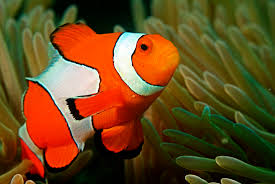
#> input picture pract_5/images/nemo0.jpg, 275 x 184 px; its folder holds only this picture in this run
$ python color_thresholder.py
#> lines starting #> are read from the running program, lines starting #| are printed output that depends on the picture; after the words box and inside, x2 and y2 are one past the last pixel; in counts of white or black regions, pixels touching at a corner belong together
import cv2
import os
from tkinter import filedialog
import numpy as np
import matplotlib.pyplot as plt
from matplotlib.patches import Rectangle
from matplotlib.widgets import Button, Slider, RangeSlider, RadioButtons, CheckButtons
import math

# Create figure. Exit on window close.
fig= plt.figure('Color thresholder', (8.5, 5.5))
def on_close(event):
    exit()
fig.canvas.mpl_connect('close_event', on_close)

# Create Axes for src and thresh images
ax_img_source = fig.add_axes([0.0042, 0.5, 0.495, 0.495])
ax_img_thresh = fig.add_axes([0.5020, 0.5, 0.495, 0.495])

# Create Axes for histograms
ax_hist_ch0 = fig.add_axes([0.01, 0.21, 0.23, 0.14], facecolor='#d0d0d0')
ax_hist_ch1 = fig.add_axes([0.345, 0.21, 0.23, 0.14], facecolor='#d0d0d0')
ax_hist_ch2 = fig.add_axes([0.68, 0.21, 0.23, 0.14], facecolor='#d0d0d0')

# Create Axes for color scales
ax_img_scale_ch0 = fig.add_axes([0.01, 0.13, 0.23, 0.03])
ax_img_scale_ch1 = fig.add_axes([0.345, 0.13, 0.23, 0.03])
ax_img_scale_ch2 = fig.add_axes([0.68, 0.13, 0.23, 0.03])

# Create Axes for sliders
ax_slider_ch0 = fig.add_axes([0.01, 0.08, 0.23, 0.03])
ax_slider_ch1 = fig.add_axes([0.345, 0.08, 0.23, 0.03])
ax_slider_ch2 = fig.add_axes([0.68, 0.08, 0.23, 0.03])
ax_slider_bright = fig.add_axes([0.34, 0.45, 0.1, 0.03])

#ax_text_clip = fig.add_axes([0.36, 0.42, 0.1, 0.03], xticks=[], yticks=[])
#for spine in ['top', 'bottom', 'left', 'right']:
#    ax_text_clip.spines[spine].set(edgecolor=None)
#text_clip= ax_text_clip.text(x=0, y=0, s='', c='r')

# Create Axes for buttons
ax_but_reset = fig.add_axes([0.34, 0.42, 0.1, 0.03])
ax_but_prev = fig.add_axes([0.08, 0.015, 0.2, 0.04])
ax_but_clear_samples = fig.add_axes([0.4, 0.015, 0.2, 0.04])
ax_but_next = fig.add_axes([0.72, 0.015, 0.2, 0.04])
ax_but_prev.set_visible(False)
ax_radbut_color_space = fig.add_axes([0.5020, 0.395, 0.1, 0.095], facecolor='#d8e0ff')
ax_checkbut_visual_options = fig.add_axes([0.0042, 0.41, 0.2, 0.08])
ax_checkbut_invert = fig.add_axes([0.85, 0.45, 0.145, 0.04])
for ax in [ax_radbut_color_space, ax_checkbut_visual_options, ax_checkbut_invert]:
    for pos in ['right', 'top', 'bottom', 'left']:
        ax.spines[pos].set_visible(False)

# Create axes for color scales images (1x128x3 RGB)
imx_scale_ch0= ax_img_scale_ch0.imshow(np.zeros((1,128,3), np.uint8), aspect='auto')
imx_scale_ch1= ax_img_scale_ch1.imshow(np.zeros((1,128,3), np.uint8), aspect='auto')
imx_scale_ch2= ax_img_scale_ch2.imshow(np.zeros((1,128,3), np.uint8), aspect='auto')
for ax in (ax_img_scale_ch0, ax_img_scale_ch1, ax_img_scale_ch2):
    ax.set_xticks([])
    ax.set_yticks([])
#> the answer given: images
#> in loadImage, frame_src_rgb is the input picture: shape (184, 275, 3); mean B, G, R 30.5, 72.3, 103

fit= False
low_res= True
inv= False

# Make buttons
but_next = Button(ax_but_next, 'Siguiente', hovercolor='0.975')
but_prev = Button(ax_but_prev, 'Anterior', hovercolor='0.975')
but_clear_samples = Button(ax_but_clear_samples, 'Borrar muestras', hovercolor='0.975')
but_reset = Button(ax_but_reset, 'Reset', hovercolor='0.975')
radbut_color_space = RadioButtons(ax_radbut_color_space, ('RGB', 'HSV', 'Lab'))
checkbut_visual_options = CheckButtons(ax=ax_checkbut_visual_options, labels= ['Ajustar a ventana', 'Baja resolución'], actives=[fit, low_res])
checkbut_invert = CheckButtons(ax=ax_checkbut_invert, labels= ['Invertir'], actives=[inv])

# [5 lines left out: function onClickVisualOptions, not called in this run]
checkbut_visual_options.on_clicked(onClickVisualOptions)

# [4 lines left out: function onClickInvert, not called in this run]
checkbut_invert.on_clicked(onClickInvert)

slider_bright = Slider(ax= ax_slider_bright, label='Luminosidad', valmin=0.5, valmax=1.5, valinit=1.0, valfmt="x%.2f")

# [4 lines left out: function onChangedBright, not called in this run]
    #text_clip.set_text('Saturado' if max(frame_rgb.flatten()) == 255 or min(frame_rgb.flatten()) == 0 else '')
slider_bright.on_changed(onChangedBright)

def onClickColorSpace(label):
    global color_space
    #Save current slider positions
    slider_init[color_space]['valinit']= [slider_ch0.val, slider_ch1.val, slider_ch2.val]
    color_space= label
    initSliders()
    makeImages()
    #Update figure
    plotHistograms()
    sliderUpdate(None)
    fig.canvas.draw()
radbut_color_space.on_clicked(onClickColorSpace)

# Manage mouse click events for sample selection on src and thresh images
# [11 lines left out: function OnClickImage, not called in this run]
cid_click = fig.canvas.mpl_connect('button_press_event', OnClickImage)

# [5 lines left out: function OnMotionImage, not called in this run]
cid_motion = fig.canvas.mpl_connect('motion_notify_event', OnMotionImage)

plot0=plot1=plot2=[]

# [7 lines left out: function OnLeaveImage, not called in this run]
cid_leave= fig.canvas.mpl_connect('axes_leave_event', OnLeaveImage)

# [14 lines left out: functions markColorSample, viewColorSample, not called in this run]

#Update figure when sliders adjusted
def sliderUpdate(val):
    global mid_slider_ch0, mid_slider_ch1, mid_slider_ch2
    mid_slider_ch0 = (slider_ch0.val[0] + slider_ch0.val[1]) // 2
    mid_slider_ch1 = (slider_ch1.val[0] + slider_ch1.val[1]) // 2
    mid_slider_ch2 = (slider_ch2.val[0] + slider_ch2.val[1]) // 2
    updateSelectedIntervals()
    updateColorScales()
    showThresholdedImage(int(slider_ch0.val[0]), int(slider_ch0.val[1]), int(slider_ch1.val[0]), int(slider_ch1.val[1]), int(slider_ch2.val[0]), int(slider_ch2.val[1]))

def initSliders():
    global slider_ch0, slider_ch1, slider_ch2, color_space
    ax_slider_ch0.clear()
    ax_slider_ch1.clear()
    ax_slider_ch2.clear()
    slider_ch0 = RangeSlider(ax= ax_slider_ch0, label='', valmin=0, valmax=slider_init[color_space]['valmax'][0], valinit=slider_init[color_space]['valinit'][0], valfmt="%d")
    slider_ch1 = RangeSlider(ax= ax_slider_ch1, label='', valmin=0, valmax=slider_init[color_space]['valmax'][1], valinit=slider_init[color_space]['valinit'][1], valfmt="%d")
    slider_ch2 = RangeSlider(ax= ax_slider_ch2, label='', valmin=0, valmax=slider_init[color_space]['valmax'][2], valinit=slider_init[color_space]['valinit'][2], valfmt="%d")
    slider_ch0.on_changed(sliderUpdate)
    slider_ch1.on_changed(sliderUpdate)
    slider_ch2.on_changed(sliderUpdate)

def updateSelectedIntervals():
    rect_ch0.update({'xy':(slider_ch0.val[0],0), 'width': slider_ch0.val[1] - slider_ch0.val[0]})
    rect_ch1.update({'xy':(slider_ch1.val[0],0), 'width': slider_ch1.val[1] - slider_ch1.val[0]})
    rect_ch2.update({'xy':(slider_ch2.val[0],0), 'width': slider_ch2.val[1] - slider_ch2.val[0]})

# Make images for color scales (128 x 1 pixels)
img_scale_ch0 = np.zeros((1,128,3), np.uint8)
img_scale_ch1 = np.zeros((1,128,3), np.uint8)
img_scale_ch2 = np.zeros((1,128,3), np.uint8)

def updateColorScales():
    global img_scale_ch0, img_scale_ch1, img_scale_ch2
    img_scale_ch0[:]= [np.uint8(mid_slider_ch0), np.uint8(mid_slider_ch1), np.uint8(mid_slider_ch2)]
    img_scale_ch1= img_scale_ch0.copy()
    img_scale_ch2= img_scale_ch0.copy()
    img_scale_ch0[0,:,0] = np.linspace(0, slider_ch0.valmax, 128, dtype=np.uint8)
    img_scale_ch1[0,:,1] = np.linspace(0, slider_ch1.valmax, 128, dtype=np.uint8)
    img_scale_ch2[0,:,2] = np.linspace(0, slider_ch2.valmax, 128, dtype=np.uint8)
    if color_space=='HSV':
        img_scale_ch0 = cv2.cvtColor(img_scale_ch0, cv2.COLOR_HSV2RGB)
        img_scale_ch1 = cv2.cvtColor(img_scale_ch1, cv2.COLOR_HSV2RGB)
        img_scale_ch2 = cv2.cvtColor(img_scale_ch2, cv2.COLOR_HSV2RGB)
    elif color_space=='Lab':
        img_scale_ch0 = cv2.cvtColor(img_scale_ch0, cv2.COLOR_LAB2RGB)
        img_scale_ch1 = cv2.cvtColor(img_scale_ch1, cv2.COLOR_LAB2RGB)
        img_scale_ch2 = cv2.cvtColor(img_scale_ch2, cv2.COLOR_LAB2RGB)
    imx_scale_ch0.set_data(img_scale_ch0)
    imx_scale_ch1.set_data(img_scale_ch1)
    imx_scale_ch2.set_data(img_scale_ch2)

def showThresholdedImage(low_ch0, high_ch0, low_ch1, high_ch1, low_ch2, high_ch2):
    #Make thresholded image
    lower_bound = np.array([low_ch0, low_ch1, low_ch2])
    upper_bound = np.array([high_ch0, high_ch1, high_ch2])
    frame_thresh = cv2.inRange(frame_space, lower_bound, upper_bound)
    if inv:
        frame_thresh= 255-frame_thresh
    imx_thresh.set_data(frame_thresh)

def plotHistograms():
    global rect_ch0, rect_ch1, rect_ch2, max_hist_ch0, max_hist_ch1, max_hist_ch2
    ax_hist_ch0.clear()
    ax_hist_ch1.clear()
    ax_hist_ch2.clear()
    #Plot histograms
    (hr_ch0, edges_ch0, hr_ch1, edges_ch1, hr_ch2, edges_ch2) = histo_data
    ax_hist_ch0.stairs(hr_ch0, edges_ch0, ec='k', linewidth=1.0, zorder=3)
    ax_hist_ch0.set_xlim(0.0, len(hr_ch0), auto=False)
    ax_hist_ch1.stairs(hr_ch1, edges_ch1, ec='k', linewidth=1.0, zorder=3)
    ax_hist_ch1.set_xlim(0.0, len(hr_ch1), auto=False)
    ax_hist_ch2.stairs(hr_ch2, edges_ch2, ec='k', linewidth=1.0, zorder=3)
    ax_hist_ch2.set_xlim(0.0, len(hr_ch2), auto=False)
    for axis in (ax_hist_ch0, ax_hist_ch1, ax_hist_ch2):
        plt.sca(axis)
        plt.yticks([])
    ax_hist_ch0.set_title(color_space[0])
    ax_hist_ch1.set_title(color_space[1])
    ax_hist_ch2.set_title(color_space[2])
    ax_hist_ch0.set_xlim(left=-2, right=slider_ch0.valmax+2)
    ax_hist_ch1.set_xlim(left=-2, right=slider_ch1.valmax+2)
    ax_hist_ch2.set_xlim(left=-2, right=slider_ch2.valmax+2)
    #Draw selected intervals
    max_hist_ch0 = max(hr_ch0)
    max_hist_ch1 = max(hr_ch1)
    max_hist_ch2 = max(hr_ch2)
    rect_ch0= ax_hist_ch0.add_patch(Rectangle((slider_ch0.val[0],0),slider_ch0.val[1]-slider_ch0.val[0],max_hist_ch0,facecolor='#e0e0e0',zorder=1))
    rect_ch1= ax_hist_ch1.add_patch(Rectangle((slider_ch1.val[0],0),slider_ch1.val[1]-slider_ch1.val[0],max_hist_ch1,facecolor='#e0e0e0',zorder=1))
    rect_ch2= ax_hist_ch2.add_patch(Rectangle((slider_ch2.val[0],0),slider_ch2.val[1]-slider_ch2.val[0],max_hist_ch2,facecolor='#e0e0e0',zorder=1))
    #Draw color samples
    for hsvSample in colorSamples:
        markColorSample(hsvSample)

def setImageAxes():
    global frame_src_sized, imx_source, imx_thresh
    if low_res:
        area= frame_src_rgb.shape[0]*frame_src_rgb.shape[1]
#> area = 50600
        if area>65536:
            scale= math.sqrt(65536.0/area)
            frame_src_sized = cv2.resize(frame_src_rgb, (int(frame_src_rgb.shape[1]*scale),int(frame_src_rgb.shape[0]*scale)),interpolation=cv2.INTER_NEAREST)
        else:
            frame_src_sized= frame_src_rgb
    aspect= 'auto' if fit else 'equal'
    ax_img_source.cla()
    ax_img_thresh.cla()
    imx_source= ax_img_source.imshow(frame_src_sized, aspect=aspect)
    imx_thresh= ax_img_thresh.imshow(np.zeros(frame_src_sized.shape[0:2]), cmap='gray', vmin=0, vmax=255, aspect=aspect)
    ax_img_source.set_xticks([])
    ax_img_source.set_yticks([])
    ax_img_thresh.set_xticks([])
    ax_img_thresh.set_yticks([])

def makeImages():
    global frame_rgb, frame_space, histo_data
    if bright!=1.0:
        frame_rgb= frame_src_sized*bright;
        frame_rgb= np.clip(frame_rgb, a_min=0.0, a_max=255.0).astype(np.uint8)
    else:
        frame_rgb= frame_src_sized
    imx_source.set_data(frame_rgb)

    if color_space=='HSV':
        frame_space = cv2.cvtColor(frame_rgb, cv2.COLOR_RGB2HSV)
    elif color_space=='Lab':
        frame_space = cv2.cvtColor(frame_rgb, cv2.COLOR_RGB2LAB)
    else:
        frame_space = frame_rgb
    #Compute histograms for new image
    hr_ch0, edges_ch0 = np.histogram(frame_space[:,:,0],slider_ch0.valmax+1,(0,slider_ch0.valmax))
#> hr_ch0 = 256 values, max 14007 at index 0, min 4 at index 151, mean 197.7; edges_ch0 = 257 values from 0 to 255
    hr_ch1, edges_ch1 = np.histogram(frame_space[:,:,1],slider_ch1.valmax+1,(0,slider_ch1.valmax))
#> hr_ch1 = 256 values, max 771 at index 3, min 8 at index 165, mean 197.7; edges_ch1 = 257 values from 0 to 255
    hr_ch2, edges_ch2 = np.histogram(frame_space[:,:,2],slider_ch2.valmax+1,(0,slider_ch2.valmax))
#> hr_ch2 = 256 values, max 1890 at index 0, min 33 at index 167, mean 197.7; edges_ch2 = 257 values from 0 to 255
    histo_data= (hr_ch0, edges_ch0, hr_ch1, edges_ch1, hr_ch2, edges_ch2)
    #Update figure
    plotHistograms()
#> in plotHistograms, `max_hist_ch0 = max(hr_ch0)`: max_hist_ch0 = 14007
#> in plotHistograms, `max_hist_ch1 = max(hr_ch1)`: max_hist_ch1 = 771
#> in plotHistograms, `max_hist_ch2 = max(hr_ch2)`: max_hist_ch2 = 1890
    sliderUpdate(None)
#> in showThresholdedImage, `frame_thresh = cv2.inRange(frame_space, lower_bound, upper_bound)`:
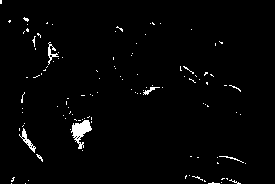
#> frame_thresh: shape (184, 275); 1.9% white; 115 white regions (109 under 20 px), largest, box (x1, y1, x2, y2) and area: (71, 120, 92, 149) 292, (19, 128, 36, 153) 107, (48, 42, 59, 65) 80, (143, 87, 160, 95) 46, (219, 156, 244, 163) 33, (36, 154, 43, 162) 20

#Load new image
def loadImage():
    global frame_src_rgb
    ent= list_images[iFrame]
    fig.canvas.manager.set_window_title('Color thresholder ['+ent.name+']')
#     filename = f2Name + ent.name
    filename = './images/' + ent.name
    frame_src_rgb = cv2.imread(filename, cv2.IMREAD_COLOR)
    setImageAxes()
    makeImages()

#Define button handlers
# [10 lines left out: function onClickPrev, not called in this run]
but_prev.on_clicked(onClickPrev)

# [10 lines left out: function onClickNext, not called in this run]
but_next.on_clicked(onClickNext)


# [4 lines left out: function onClickClearSamples, not called in this run]
but_clear_samples.on_clicked(onClickClearSamples)

def onClickResetBright(clic):
    slider_bright.set_val(1.0)
but_reset.on_clicked(onClickResetBright)
# Ask for image directory
init_folder = './images/'
folder_name = filedialog.askdirectory(initialdir=init_folder)
#folder_name = '../cartas'
f2Name = folder_name + '/'
list_files = list(os.scandir(f2Name))
list_images= [file for file in list_files if file.is_file() and file.name.lower().endswith(('.jpg','.png','tif','bmp'))]
nFrames= len(list_images)
print(nFrames)
colorSamples=[]
color_space='RGB'
bright= 1.0
slider_init={'RGB':{'valmax':[255,255,255], 'valinit':[[85,170],[85,170],[85,170]]}, 'HSV':{'valmax':[180,255,255], 'valinit':[[60,120],[85,170],[85,170]]}, 'Lab':{'valmax':[255,255,255], 'valinit':[[85,170],[85,170],[85,170]]}}
initSliders()
iFrame= 0
loadImage()
radbut_color_space.set_active(0)

# Now wait for events (mouse clics, buttons, sliders, close window)
plt.show()
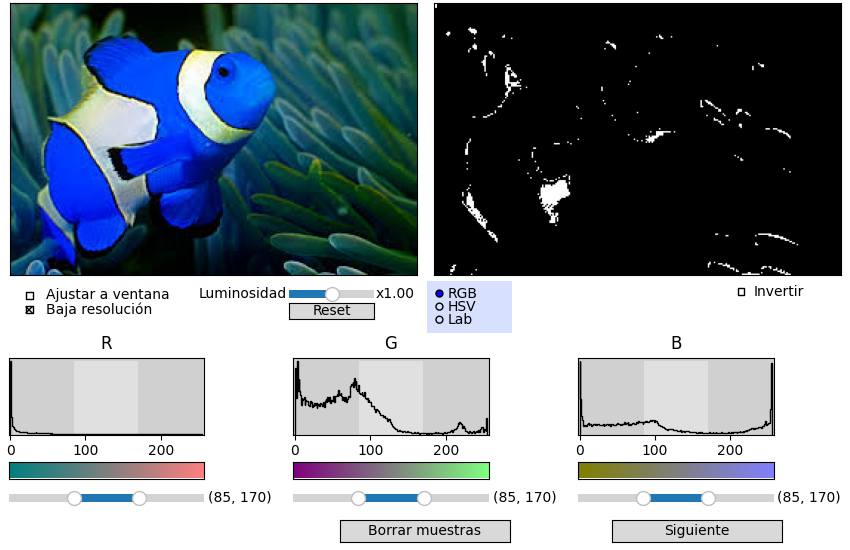
#> figure drawn by matplotlib, 15 panels; B, G, R data is drawn as R, G, B

$ run again, on pract_5/images/nemo4.jpg
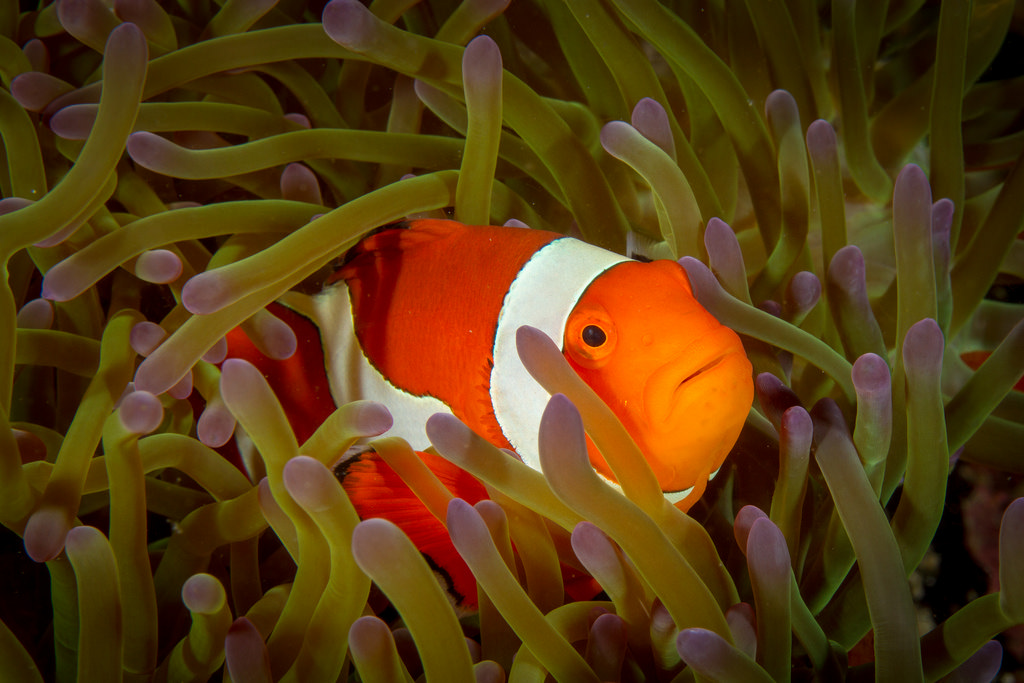
#> input picture pract_5/images/nemo4.jpg, 1024 x 683 px
#> in loadImage, frame_src_rgb is the input picture: shape (683, 1024, 3); mean B, G, R 18.1, 59.2, 89.4
#> in setImageAxes, `frame_src_sized = cv2.resize(frame_src_rgb, (int(frame_src_rgb.shape[1..`:
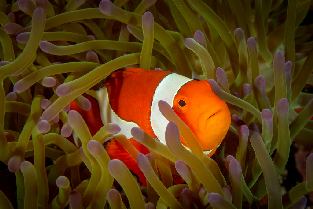
#> frame_src_sized: shape (209, 313, 3); mean B, G, R 18.1, 59.2, 89.4
#> in makeImages, `hr_ch0, edges_ch0 = np.histogram(frame_space[:,:,0],slider_ch0.valmax+..`: hr_ch0 = 256 values, max 25035 at index 0, min 0 at index 243, mean 255.5; edges_ch0 = 257 values from 0 to 255
#> in makeImages, `hr_ch1, edges_ch1 = np.histogram(frame_space[:,:,1],slider_ch1.valmax+..`: hr_ch1 = 256 values, max 1994 at index 0, min 1 at index 182, mean 255.5; edges_ch1 = 257 values from 0 to 255
#> in makeImages, `hr_ch2, edges_ch2 = np.histogram(frame_space[:,:,2],slider_ch2.valmax+..`: hr_ch2 = 256 values, max 774 at index 80, min 32 at index 239, mean 255.5; edges_ch2 = 257 values from 0 to 255
#> max_hist_ch0 = 25035
#> max_hist_ch1 = 1994
#> max_hist_ch2 = 774
#> in showThresholdedImage, `frame_thresh = cv2.inRange(frame_space, lower_bound, upper_bound)`:
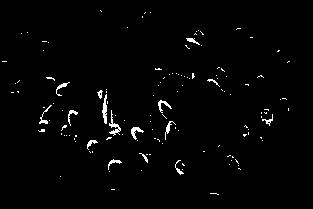
#> frame_thresh: shape (209, 313); 1.7% white in thin lines or dots, all inside (x1, y1, x2, y2) = (2, 10, 290, 195)

$ run again, on pract_5/images/nemo5.jpg
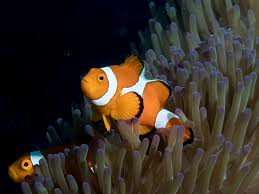
#> input picture pract_5/images/nemo5.jpg, 259 x 194 px
#> in loadImage, frame_src_rgb is the input picture: shape (194, 259, 3); mean B, G, R 37.3, 45.7, 54.1
#> in makeImages, `hr_ch0, edges_ch0 = np.histogram(frame_space[:,:,0],slider_ch0.valmax+..`: hr_ch0 = 256 values, max 2791 at index 6, min 0 at index 179, mean 196.3; edges_ch0 = 257 values from 0 to 255
#> in makeImages, `hr_ch1, edges_ch1 = np.histogram(frame_space[:,:,1],slider_ch1.valmax+..`: hr_ch1 = 256 values, max 12067 at index 0, min 0 at index 191, mean 196.3; edges_ch1 = 257 values from 0 to 255
#> in makeImages, `hr_ch2, edges_ch2 = np.histogram(frame_space[:,:,2],slider_ch2.valmax+..`: hr_ch2 = 256 values, max 8804 at index 0, min 10 at index 164, mean 196.3; edges_ch2 = 257 values from 0 to 255
#> max_hist_ch0 = 2791
#> max_hist_ch1 = 12067
#> max_hist_ch2 = 8804
#> in showThresholdedImage, `frame_thresh = cv2.inRange(frame_space, lower_bound, upper_bound)`:
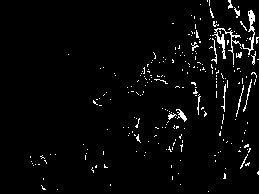
#> frame_thresh: shape (194, 259); 3.1% white in thin lines or dots, all inside (x1, y1, x2, y2) = (30, 0, 259, 192)

$ run again, on pract_5/images/nemo1.jpg
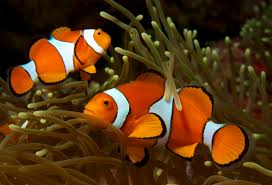
#> input picture pract_5/images/nemo1.jpg, 272 x 185 px
#> in loadImage, frame_src_rgb is the input picture: shape (185, 272, 3); mean B, G, R 18.7, 51.9, 84.9
#> in makeImages, `hr_ch0, edges_ch0 = np.histogram(frame_space[:,:,0],slider_ch0.valmax+..`: hr_ch0 = 256 values, max 17861 at index 0, min 1 at index 155, mean 196.6; edges_ch0 = 257 values from 0 to 255
#> in makeImages, `hr_ch1, edges_ch1 = np.histogram(frame_space[:,:,1],slider_ch1.valmax+..`: hr_ch1 = 256 values, max 2307 at index 0, min 8 at index 179, mean 196.6; edges_ch1 = 257 values from 0 to 255
#> in makeImages, `hr_ch2, edges_ch2 = np.histogram(frame_space[:,:,2],slider_ch2.valmax+..`: hr_ch2 = 256 values, max 994 at index 0, min 29 at index 254, mean 196.6; edges_ch2 = 257 values from 0 to 255
#> max_hist_ch0 = 17861
#> max_hist_ch1 = 2307
#> max_hist_ch2 = 994
#> in showThresholdedImage, `frame_thresh = cv2.inRange(frame_space, lower_bound, upper_bound)`:
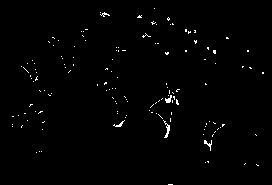
#> frame_thresh: shape (185, 272); 1% white in thin lines or dots, all inside (x1, y1, x2, y2) = (12, 8, 264, 185)

$ run again, on pract_5/images/nemo2.jpg
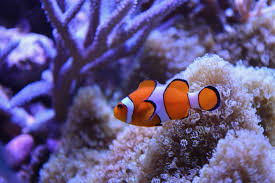
#> input picture pract_5/images/nemo2.jpg, 275 x 183 px
#> in loadImage, frame_src_rgb is the input picture: shape (183, 275, 3); mean B, G, R 134.1, 86.8, 98.8
#> in makeImages, `hr_ch0, edges_ch0 = np.histogram(frame_space[:,:,0],slider_ch0.valmax+..`: hr_ch0 = 256 values, max 941 at index 255, min 27 at index 1, mean 196.6; edges_ch0 = 257 values from 0 to 255
#> in makeImages, `hr_ch1, edges_ch1 = np.histogram(frame_space[:,:,1],slider_ch1.valmax+..`: hr_ch1 = 256 values, max 478 at index 38, min 0 at index 241, mean 196.6; edges_ch1 = 257 values from 0 to 255
#> in makeImages, `hr_ch2, edges_ch2 = np.histogram(frame_space[:,:,2],slider_ch2.valmax+..`: hr_ch2 = 256 values, max 456 at index 48, min 0 at index 251, mean 196.6; edges_ch2 = 257 values from 0 to 255
#> max_hist_ch0 = 941
#> max_hist_ch1 = 478
#> max_hist_ch2 = 456
#> in showThresholdedImage, `frame_thresh = cv2.inRange(frame_space, lower_bound, upper_bound)`:
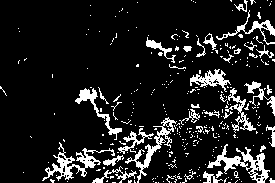
#> frame_thresh: shape (183, 275); 12.3% white; 313 white regions (278 under 20 px), largest, box (x1, y1, x2, y2) and area: (207, 144, 270, 183) 732, (42, 142, 115, 181) 690, (125, 117, 177, 183) 564
